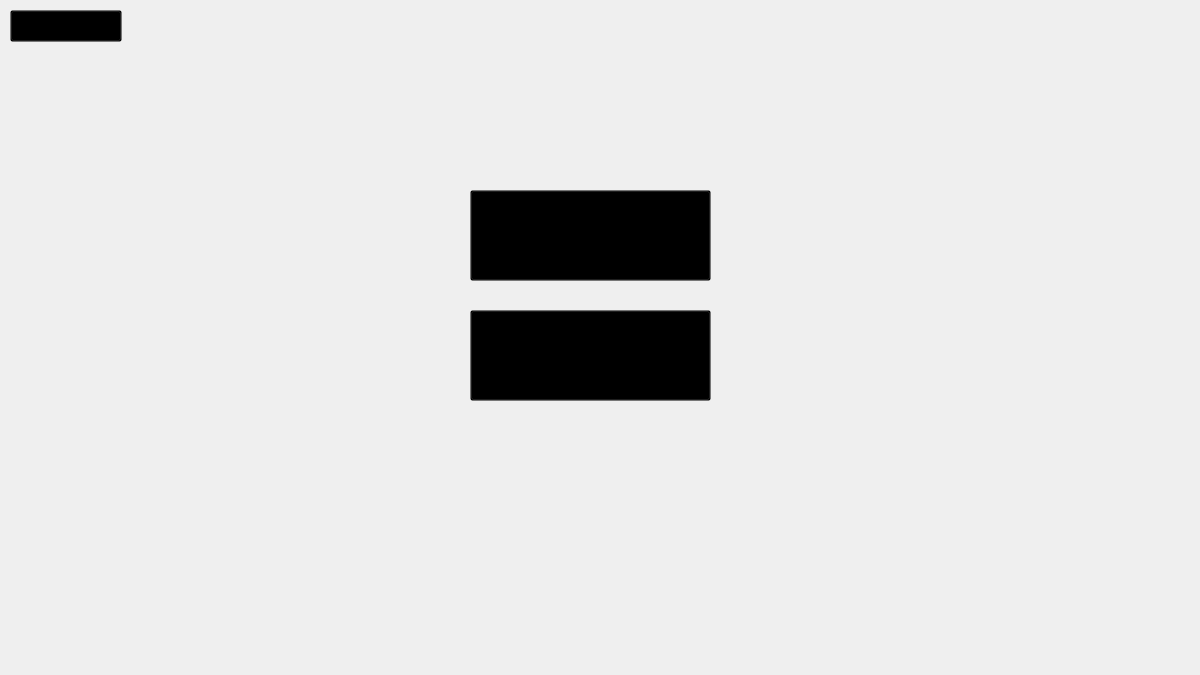
<?xml version="1.0" encoding="UTF-8"?>
<ui version="4.0">
 <class>Tavern</class>
 <widget class="QMainWindow" name="Tavern">
  <property name="geometry">
   <rect>
    <x>0</x>
    <y>0</y>
    <width>1200</width>
    <height>675</height>
   </rect>
  </property>
  <property name="minimumSize">
   <size>
    <width>1200</width>
    <height>675</height>
   </size>
  </property>
  <property name="maximumSize">
   <size>
    <width>1200</width>
    <height>675</height>
   </size>
  </property>
  <property name="windowTitle">
   <string>MainWindow</string>
  </property>
  <property name="styleSheet">
   <string notr="true">background : url(:/images/Tavern.png)</string>
  </property>
  <widget class="QWidget" name="centralwidget">
   <widget class="QPushButton" name="pushButton">
    <property name="geometry">
     <rect>
      <x>470</x>
      <y>310</y>
      <width>241</width>
      <height>91</height>
     </rect>
    </property>
    <property name="styleSheet">
     <string notr="true">Background : transparent; 
font: 30pt &quot;.AppleSystemUIFont&quot;;</string>
    </property>
    <property name="text">
     <string>Memory Game</string>
    </property>
   </widget>
   <widget class="QPushButton" name="pushButton_2">
    <property name="geometry">
     <rect>
      <x>470</x>
      <y>190</y>
      <width>241</width>
      <height>91</height>
     </rect>
    </property>
    <property name="styleSheet">
     <string notr="true">Background : transparent; 
font: 30pt &quot;.AppleSystemUIFont&quot;;</string>
    </property>
    <property name="text">
     <string>Lucky Coin</string>
    </property>
   </widget>
   <widget class="QPushButton" name="pushButton_3">
    <property name="geometry">
     <rect>
      <x>10</x>
      <y>10</y>
      <width>112</width>
      <height>32</height>
     </rect>
    </property>
    <property name="styleSheet">
     <string notr="true">Background : transparent;</string>
    </property>
    <property name="text">
     <string>Go Back</string>
    </property>
   </widget>
  </widget>
  <widget class="QMenuBar" name="menubar">
   <property name="geometry">
    <rect>
     <x>0</x>
     <y>0</y>
     <width>1200</width>
     <height>22</height>
    </rect>
   </property>
  </widget>
 </widget>
 <resources/>
 <connections/>
</ui>
